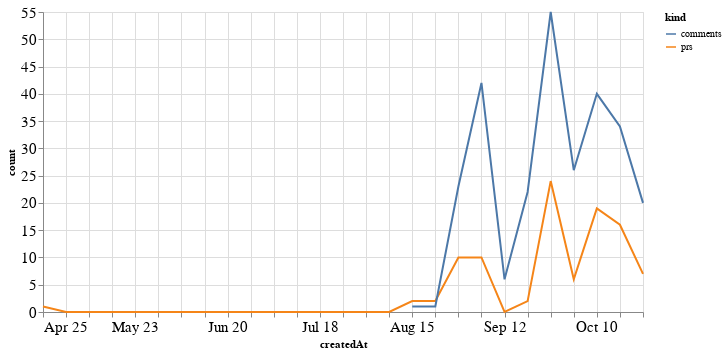

Notebook code for this chart:
### Code cell
alt.Chart(total_time, width=600).mark_line().encode(
    x='createdAt',
    y='count',
    color='kind'
)

### Figure 1 — Vega-Lite specification as saved in the notebook (floating-point values rounded to 4 significant figures)
{"config": {"axisLeft": {"labelFontSize": 15}, "axisBottom": {"labelFontSize": 15}}, "data": {"name": "data-9aa67237cbaed284a78e8ebb9e5b5b7f"}, "mark": "line", "encoding": {"color": {"type": "nominal", "field": "kind"}, "x": {"type": "temporal", "field": "createdAt"}, "y": {"type": "quantitative", "field": "count"}}, "width": 600, "$schema": "https://vega.github.io/schema/vega-lite/v4.8.1.json", "datasets": {"data-9aa67237cbaed284a78e8ebb9e5b5b7f": [{"createdAt": "2021-04-25T00:00:00", "kind": "prs", "count": 1.0}, {"createdAt": "2021-05-02T00:00:00", "kind": "prs", "count": 0.0}, {"createdAt": "2021-05-09T00:00:00", "kind": "prs", "count": 0.0}, {"createdAt": "2021-05-16T00:00:00", "kind": "prs", "count": 0.0}, {"createdAt": "2021-05-23T00:00:00", "kind": "prs", "count": 0.0}, {"createdAt": "2021-05-30T00:00:00", "kind": "prs", "count": 0.0}, {"createdAt": "2021-06-06T00:00:00", "kind": "prs", "count": 0.0}, {"createdAt": "2021-06-13T00:00:00", "kind": "prs", "count": 0.0}, {"createdAt": "2021-06-20T00:00:00", "kind": "prs", "count": 0.0}, {"createdAt": "2021-06-27T00:00:00", "kind": "prs", "count": 0.0}, {"createdAt": "2021-07-04T00:00:00", "kind": "prs", "count": 0.0}, {"createdAt": "2021-07-11T00:00:00", "kind": "prs", "count": 0.0}, {"createdAt": "2021-07-18T00:00:00", "kind": "prs", "count": 0.0}, {"createdAt": "2021-07-25T00:00:00", "kind": "prs", "count": 0.0}, {"createdAt": "2021-08-01T00:00:00", "kind": "prs", "count": 0.0}, {"createdAt": "2021-08-08T00:00:00", "kind": "prs", "count": 0.0}, {"createdAt": "2021-08-15T00:00:00", "kind": "prs", "count": 2.0}, {"createdAt": "2021-08-22T00:00:00", "kind": "prs", "count": 2.0}, {"createdAt": "2021-08-29T00:00:00", "kind": "prs", "count": 10.0}, {"createdAt": "2021-09-05T00:00:00", "kind": "prs", "count": 10.0}, {"createdAt": "2021-09-12T00:00:00", "kind": "prs", "count": 0.0}, {"createdAt": "2021-09-19T00:00:00", "kind": "prs", "count": 2.0}, {"createdAt": "2021-09-26T00:00:00", "kind": "prs", "count": 24.0}, {"createdAt": "2021-10-03T00:00:00", "kind": "prs", "count": 6.0}, {"createdAt": "2021-10-10T00:00:00", "kind": "prs", "count": 19.0}, {"createdAt": "2021-10-17T00:00:00", "kind": "prs", "count": 16.0}, {"createdAt": "2021-10-24T00:00:00", "kind": "prs", "count": 7.0}, {"createdAt": "2021-04-25T00:00:00", "kind": "comments", "count": null}, {"createdAt": "2021-05-02T00:00:00", "kind": "comments", "count": null}, {"createdAt": "2021-05-09T00:00:00", "kind": "comments", "count": null}, {"createdAt": "2021-05-16T00:00:00", "kind": "comments", "count": null}, {"createdAt": "2021-05-23T00:00:00", "kind": "comments", "count": null}, {"createdAt": "2021-05-30T00:00:00", "kind": "comments", "count": null}, {"createdAt": "2021-06-06T00:00:00", "kind": "comments", "count": null}, {"createdAt": "2021-06-13T00:00:00", "kind": "comments", "count": null}, {"createdAt": "2021-06-20T00:00:00", "kind": "comments", "count": null}, {"createdAt": "2021-06-27T00:00:00", "kind": "comments", "count": null}, {"createdAt": "2021-07-04T00:00:00", "kind": "comments", "count": null}, {"createdAt": "2021-07-11T00:00:00", "kind": "comments", "count": null}, {"createdAt": "2021-07-18T00:00:00", "kind": "comments", "count": null}, {"createdAt": "2021-07-25T00:00:00", "kind": "comments", "count": null}, {"createdAt": "2021-08-01T00:00:00", "kind": "comments", "count": null}, {"createdAt": "2021-08-08T00:00:00", "kind": "comments", "count": null}, {"createdAt": "2021-08-15T00:00:00", "kind": "comments", "count": 1.0}, {"createdAt": "2021-08-22T00:00:00", "kind": "comments", "count": 1.0}, {"createdAt": "2021-08-29T00:00:00", "kind": "comments", "count": 23.0}, {"createdAt": "2021-09-05T00:00:00", "kind": "comments", "count": 42.0}, {"createdAt": "2021-09-12T00:00:00", "kind": "comments", "count": 6.0}, {"createdAt": "2021-09-19T00:00:00", "kind": "comments", "count": 22.0}, {"createdAt": "2021-09-26T00:00:00", "kind": "comments", "count": 55.0}, {"createdAt": "2021-10-03T00:00:00", "kind": "comments", "count": 26.0}, {"createdAt": "2021-10-10T00:00:00", "kind": "comments", "count": 40.0}, {"createdAt": "2021-10-17T00:00:00", "kind": "comments", "count": 34.0}, {"createdAt": "2021-10-24T00:00:00", "kind": "comments", "count": 20.0}]}}
